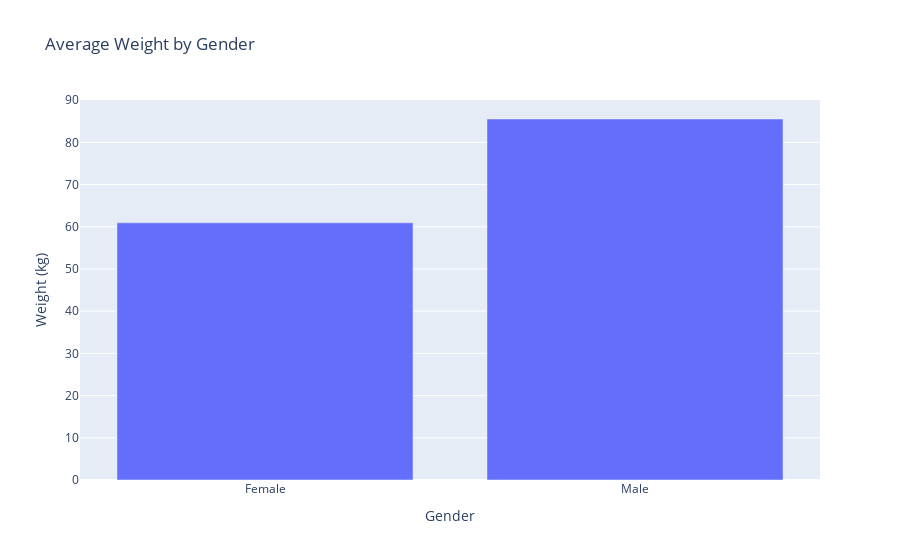
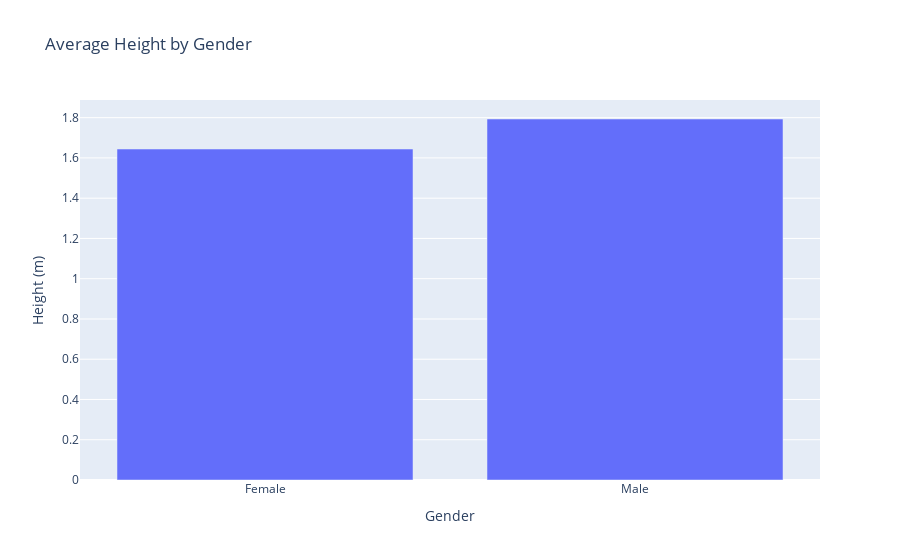
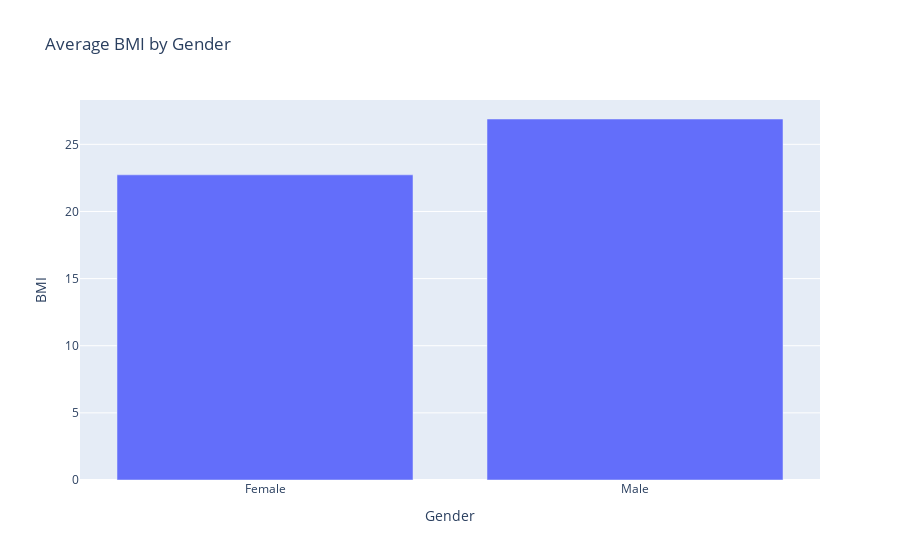

Notebook source saved alongside these figures, in order:
### Code cell
avg_df = df.groupby('Gender')[['Weight (kg)','Height (m)','BMI']].mean().reset_index()
weight_fig = px.bar(avg_df, x='Gender', y='Weight (kg)', title='Average Weight by Gender')
weight_fig.show()
height_fig = px.bar(avg_df, x='Gender', y='Height (m)', title='Average Height by Gender')
height_fig.show()
bmi_fig = px.bar(avg_df, x='Gender', y='BMI', title='Average BMI by Gender')
bmi_fig.show()

### Figure 1 — Plotly figure (JSON) as saved in the notebook; plotly's stock layout.template omitted (floating-point values rounded to 4 significant figures)
{"data": [{"alignmentgroup": "True", "hovertemplate": "Gender=%{x}<br>Weight (kg)=%{y}<extra></extra>", "legendgroup": "", "marker": {"color": "#636efa", "pattern": {"shape": ""}}, "name": "", "offsetgroup": "", "orientation": "v", "showlegend": false, "textposition": "auto", "type": "bar", "x": ["Female", "Male"], "xaxis": "x", "y": [60.94, 85.53], "yaxis": "y"}], "layout": {"barmode": "relative", "legend": {"tracegroupgap": 0}, "title": {"text": "Average Weight by Gender"}, "xaxis": {"anchor": "y", "domain": [0, 1], "title": {"text": "Gender"}}, "yaxis": {"anchor": "x", "domain": [0, 1], "title": {"text": "Weight (kg)"}}}}

### Figure 2 — Plotly figure (JSON) as saved in the notebook; plotly's stock layout.template omitted (floating-point values rounded to 4 significant figures)
{"data": [{"alignmentgroup": "True", "hovertemplate": "Gender=%{x}<br>Height (m)=%{y}<extra></extra>", "legendgroup": "", "marker": {"color": "#636efa", "pattern": {"shape": ""}}, "name": "", "offsetgroup": "", "orientation": "v", "showlegend": false, "textposition": "auto", "type": "bar", "x": ["Female", "Male"], "xaxis": "x", "y": [1.644, 1.793], "yaxis": "y"}], "layout": {"barmode": "relative", "legend": {"tracegroupgap": 0}, "title": {"text": "Average Height by Gender"}, "xaxis": {"anchor": "y", "domain": [0, 1], "title": {"text": "Gender"}}, "yaxis": {"anchor": "x", "domain": [0, 1], "title": {"text": "Height (m)"}}}}

### Figure 3 — Plotly figure (JSON) as saved in the notebook; plotly's stock layout.template omitted (floating-point values rounded to 4 significant figures)
{"data": [{"alignmentgroup": "True", "hovertemplate": "Gender=%{x}<br>BMI=%{y}<extra></extra>", "legendgroup": "", "marker": {"color": "#636efa", "pattern": {"shape": ""}}, "name": "", "offsetgroup": "", "orientation": "v", "showlegend": false, "textposition": "auto", "type": "bar", "x": ["Female", "Male"], "xaxis": "x", "y": [22.73, 26.89], "yaxis": "y"}], "layout": {"barmode": "relative", "legend": {"tracegroupgap": 0}, "title": {"text": "Average BMI by Gender"}, "xaxis": {"anchor": "y", "domain": [0, 1], "title": {"text": "Gender"}}, "yaxis": {"anchor": "x", "domain": [0, 1], "title": {"text": "BMI"}}}}
